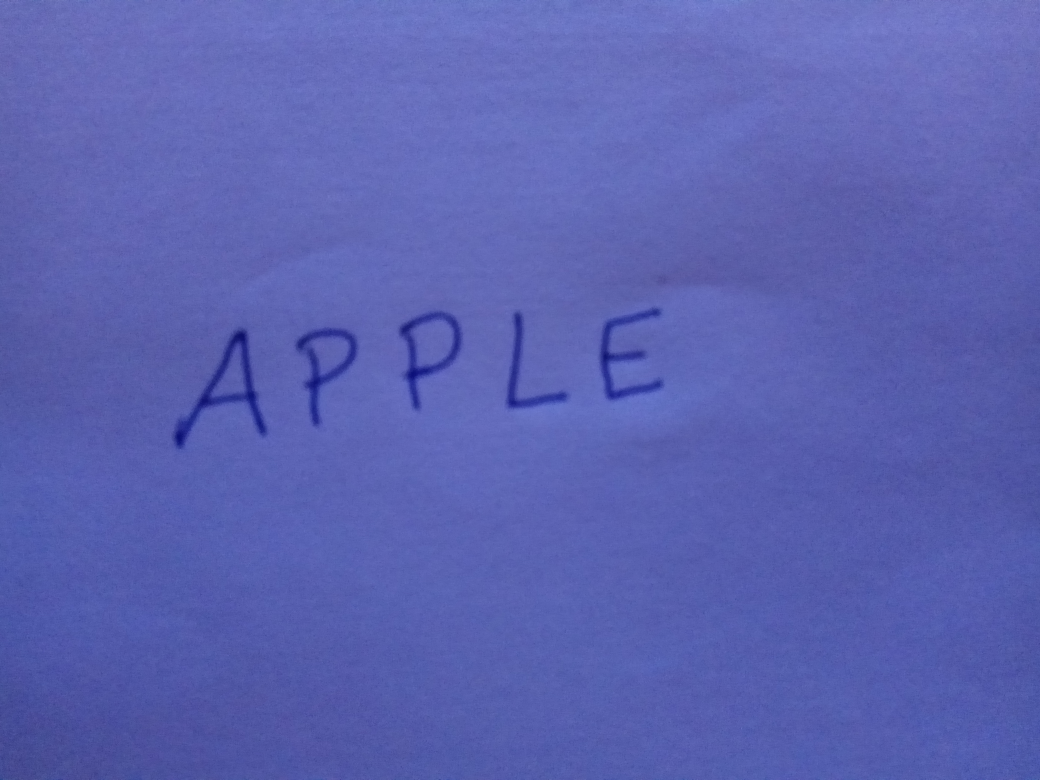
#> input picture apple2.jpg, 4160 x 3120 px (shown at 1/4 size)
$ python try.py   (older library calls are emulated)
#> lines starting #> are read from the running program, lines starting #| are printed output that depends on the picture; after the words box and inside, x2 and y2 are one past the last pixel; in counts of white or black regions, pixels touching at a corner belong together
import cv2

img = cv2.imread('apple2.jpg')
#> img is the input picture: shape (3120, 4160, 3); mean B, G, R 177.2, 98.3, 91.1
img = cv2.resize(img, (960, 540))  # Resize image
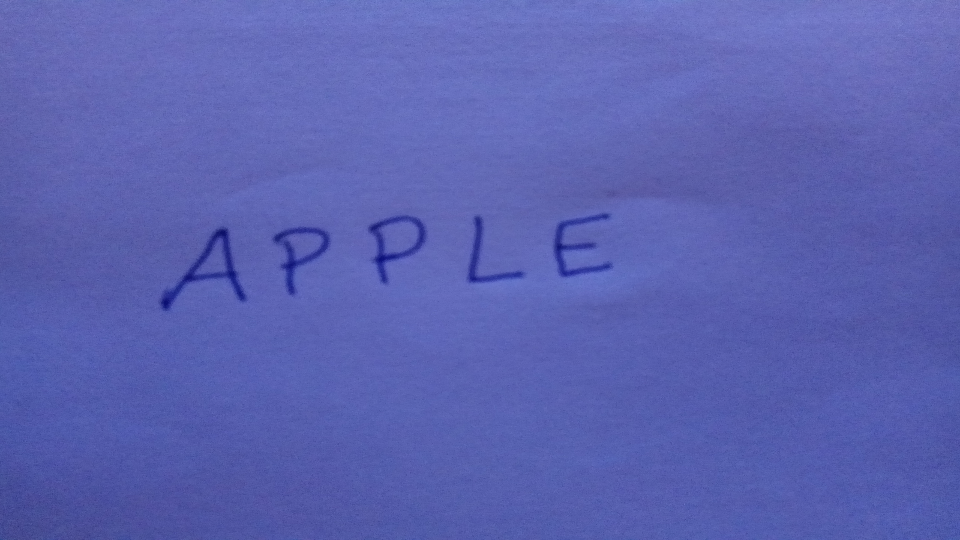
#> img: shape (540, 960, 3); mean B, G, R 177.1, 98.2, 91
gray = cv2.cvtColor(img, cv2.COLOR_BGR2GRAY)
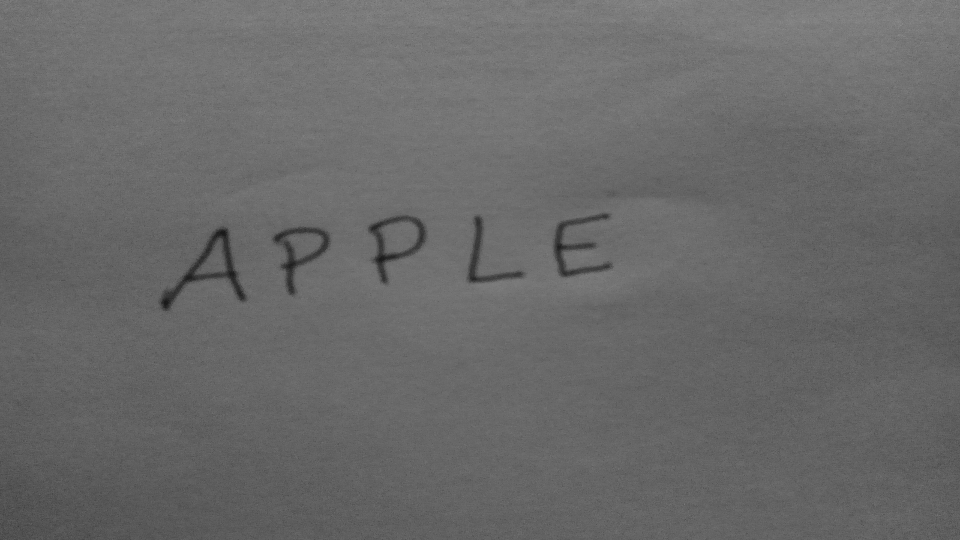
#> gray: shape (540, 960); min 24, max 139, mean 105.1
gray = cv2.GaussianBlur(gray, (5, 5), 0)
edged = cv2.Canny(gray, 50, 50)
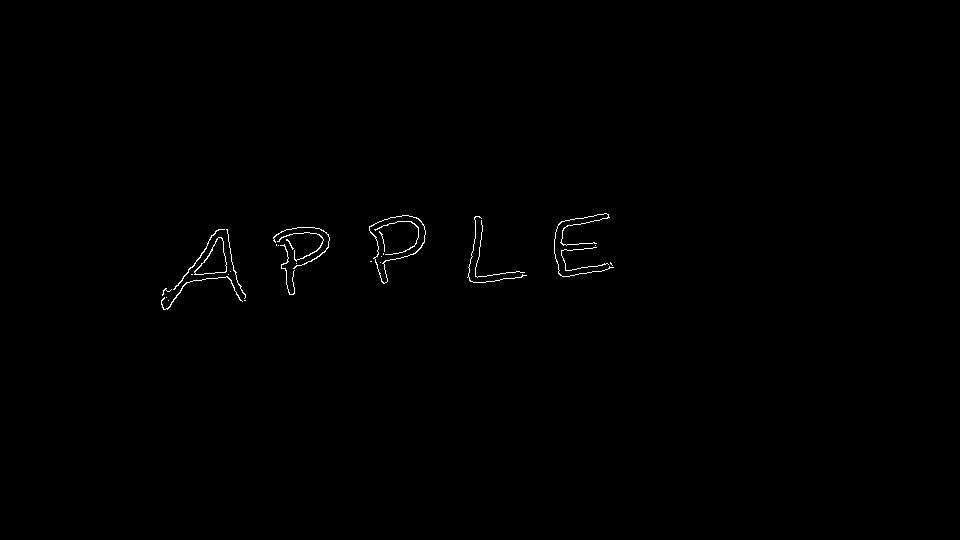
#> edged: shape (540, 960); 0.36% white in thin lines or dots, all inside (x1, y1, x2, y2) = (161, 213, 614, 310)
# [20 lines of commented-out code are left out]
